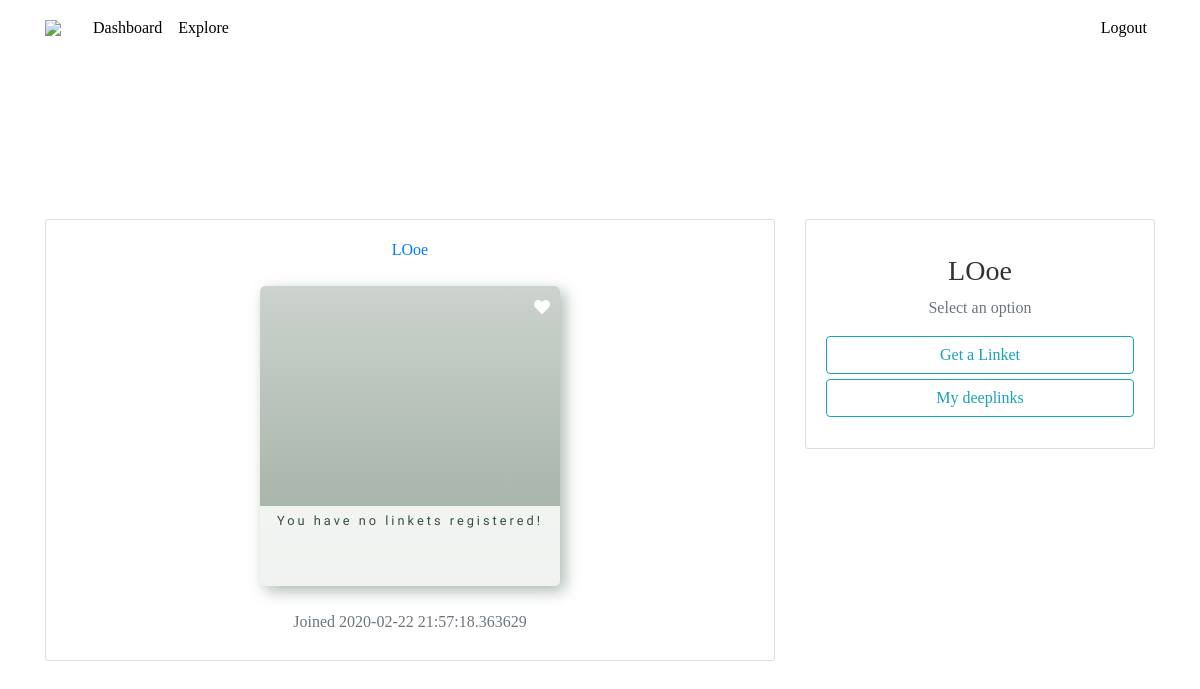
Page /dashboard (signed in) on the earlier database version.
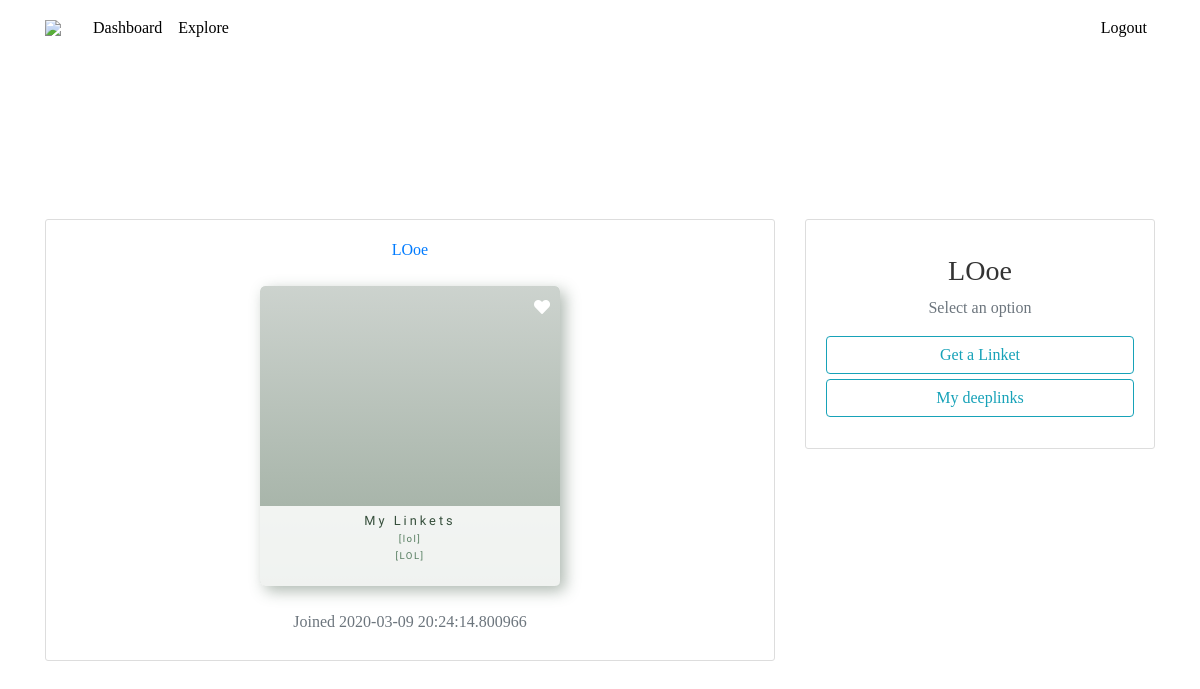
Same page on the later database version.
### appServer.py (models this page shows, shortened)
class Users(UserMixin, db.Model):
    __tablename__ = "Users"
    id = db.Column(db.Integer, primary_key=True)
    email = db.Column(db.String(89))
    username = db.Column(db.String(89))
    pwd = db.Column(db.String(128))
    dateJoined = db.Column(db.DateTime, nullable=False,
        default=datetime.datetime.utcnow)

class Linkets(UserMixin, db.Model):
    __tablename__ = "Linkets"
    id = db.Column(db.Integer, primary_key=True)
    linketBare = db.Column(db.String(68), nullable=True)
    timeStamp = db.Column(db.DateTime, nullable=False,
        default=datetime.datetime.utcnow)
    appId = db.Column(db.String(32), nullable=True)
    host = db.Column(db.String(16), nullable=True)
    port = db.Column(db.String(16), nullable=True)
    owner_id = db.Column(db.Integer, db.ForeignKey('Users.id'), nullable=True)
    owner = db.relationship('Users', foreign_keys=owner_id)

### appServer.py (the view)
@app.route("/dashboard")
@login_required
def dashboard_home():
    try:
        myLinkets = Linkets.query.filter_by(owner_id=current_user.id).all()
        print(myLinkets)
    except:
        myLinkets = "You have no Linket(s) registered!"
    return render_template('dashboard.html', myLinkets=myLinkets)

### appServer.py (called while the page is built)
@login_manager.user_loader
def load_user(userInputEmail):
    return Users.query.filter_by(email=userInputEmail).first()

### templates/dashboard.html (shortened to what this page needs)
{% extends "layout.html" %}
{% block content %}
<div style='text-align: center' class="content-section">
  <p class='text-muted'><a class="nav-item nav-link" href="/dashboard">{{ current_user.username }}</a></p>
   <div id="player">
      <div class="album">
         <div class="heart"><i class="fas fa-heart"></i></div>
      </div>
      <div class="info">
         <div style="padding: 10px 0px 10px 0px" class="currently-playing">
            {% if myLinkets %}
            <h2 class="song-name"> My Linkets</h2>
            {% else %}
            <h2 class="song-name"> You have no linkets registered!</h2>
            {% endif %}
            {% for linket in myLinkets %}
            <h3 class="artist-name">[{{linket.linketBare}}]</h3>
            {% endfor %}
         </div>
      </div>
   </div>
   <br>
   <p class='text-muted'>Joined {{current_user.dateJoined}} </p>
</div>
{% endblock content %}

### templates/layout.html (shortened to what this page needs)
<!DOCTYPE html>
<html>
<head>
    <link rel="stylesheet" href="https://maxcdn.bootstrapcdn.com/bootstrap/4.0.0/css/bootstrap.min.css">
    <link rel="stylesheet" href="https://cdnjs.cloudflare.com/ajax/libs/font-awesome/4.4.0/css/font-awesome.min.css">
    <link rel="stylesheet" type="text/css" href="{{ url_for('static', filename='style.css') }}">
    <link rel="stylesheet" href="https://use.fontawesome.com/releases/v5.5.0/css/all.css"
>
</head>
<body>
    <header class="site-header">
      <nav class="navbar navbar-expand-md navbar-light bg-steel fixed-top">
        <div class="container">
          <img class="navbar-brand mr-4" src="http://linket.info/wp-content/uploads/2019/02/logo.png">
          <div class="collapse navbar-collapse" id="navbarToggle">
            <div class="navbar-nav mr-auto">
              {% if current_user.is_authenticated %}
              <a class="nav-item nav-link" href="/dashboard">Dashboard</a>
              <a class="nav-item nav-link" href="/dashboard">Explore</a>
              {% else %}
              <a class="nav-item nav-link" href="/login">Home</a>
              <a class="nav-item nav-link" href="/login">About</a>
              {% endif%}
            </div>
            <div class="navbar-nav">
              {% if current_user.is_authenticated %}
              <a class="nav-item nav-link" href="/signout">Logout</a>
              {% endif %}
            </div>
          </div>
        </div>
      </nav>
    </header>
    <main role="main" class="container">
      <div class="row">
        <div class="col-md-8">
          {% block content %}{% endblock %}
        </div>
          {% if not current_user.is_authenticated %}
          <div class="col-md-4">
            <div class="content-section">
              <br>
              <h3>[ Linket ]</h3>
              <p class='text-muted'>beta
                <img style="width: 171px; height: 156px" src="https://linket.info/wp-content/uploads/2019/06/small-linkcat.jpg"/>
              </p>
            </div>
          </div>
          {% else %}
          <div class="col-md-4">
            <div class="content-section">
              <br>
              <h3>{{current_user.username}}</h3>
              <p class='text-muted'>Select an option
                <ul class="list-group">
                  <li style="margin: 0px 0px 5px 0px" class="btn btn-outline-info" onclick="window.location ='/dashboard/registerlinket'">Get a Linket</li>
                  <li style="margin: 0px 0px 5px 0px" class="btn btn-outline-info">My deeplinks</li>
                </ul>
              </p>
            </div>
          </div>
          {% endif %}
        </div>
    </main>
</body>
</html>

### static/style.css (style rules this page uses)
body { color: #333333; margin-top: 5rem; text-align: center; font-family: 'Baskervville', serif; }
.bg-steel { background-color: white; }
.site-header .navbar-nav .nav-link { color: black; }
.content-section { background: #ffffff; padding: 10px 20px; border: 1px solid #dddddd; border-radius: 3px; margin-top: 20px; margin-bottom: 20px; }
main { margin: 10px 0px 10px 0px; }

### templates/dashboard.html (style rules this page uses)
html { min-height: 100%; display: grid; }
body { font-family: 'Baskervville', serif; display: grid; }
#player { background: #FFFFFF; position: relative; margin: auto; width: 300px; height: 300px; overflow: hidden; border-radius: 5px; box-shadow: 5px 5px 15px rgba(54, 79, 60, 0.4); -webkit-transition: all .5s ease-in-out; transition: all .5s ease-in-out; }
.album { background: linear-gradient(rgba(54, 79, 60, 0.25), rgba(73, 101, 77, 0.55)), url("http://www.downtowndevs.tech/static/images/photo/3-dis.jpg"); background-repeat: no-repeat; background-size: 300px; width: 100%; height: 100%; border-radius: 5px; position: absolute; }
.heart { position: absolute; right: 0; color: #FFFFFF; margin: 10px; transition: all .4s ease; }
.info { height: 115px; width: 100%; position: absolute; bottom: 0; background: rgba(255, 255, 255, 0.85); transform: translateY(35px); transition: all .5s ease-in-out; }
.currently-playing { text-align: center; margin-top: -3px; }
.song-name, .artist-name { font-family: "Questrial", sans-serif; margin: 0; }
.song-name { font-size: .8em; letter-spacing: 3px; color: #364F3C; }
.artist-name { font-size: .6em; letter-spacing: 1.5px; color: #557c5f; margin-top: 5px; }

Differences in the rows shown:
changed Users "LOoe": dateJoined "2020-02-22 21:57:18.363629" → "2020-03-09 20:24:14.800966"
now on this page (row edited): Linkets: linketBare "lol"
added Linkets: linketBare "LOL"
Other differences:
text no longer shown: "You have no linkets registered!"
text now shown: "My Linkets"
